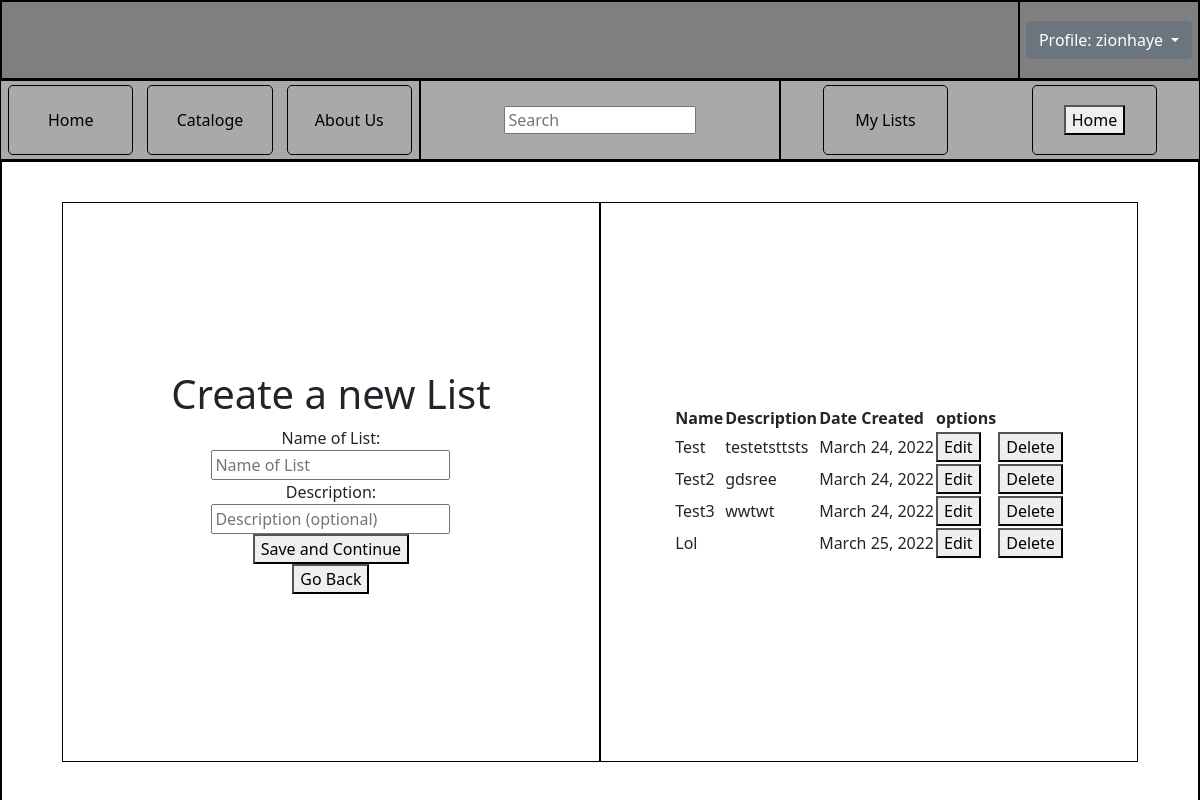
The page /CreateList/ (signed in) on the database as committed earlier.
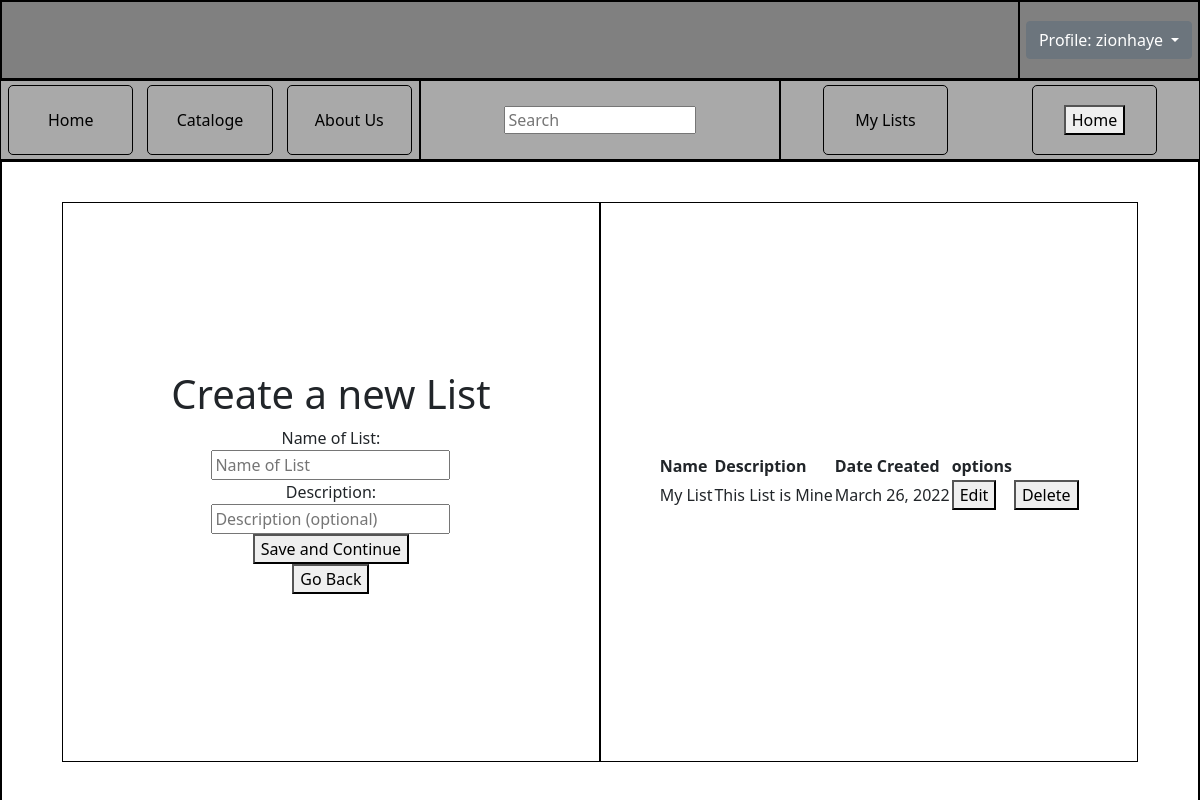
The same page on the database as committed later.
### smartshopperapp/models.py (models this page shows)
class List (models.Model):
    name = models.CharField(max_length=50)
    description = models.CharField(max_length=50, null=True)
    is_Active = models.BooleanField(default=True)
    date_created = models.DateField(auto_now_add=True)
    user = models.ForeignKey(User,on_delete=models.CASCADE, null=True)
    configuration = models.ForeignKey(Configuration,on_delete=models.CASCADE, null=True)

### smartshopperapp/views.py (the view)
# urls.py: path('CreateList/' , views.display_create_list_page,name="create_list"),
def display_create_list_page(request):
    if request.method=="POST":
        listname = request.POST.get('listname')
        listdescription = request.POST.get('description')
        print("In Create List Post Request")
        print("listname: ",listname)
        print("description: ",listdescription)
        if request.user.is_authenticated:
            user = request.user
            create_list_registered_user(listname , listdescription , user)
        return  redirect ('/SelectCategory/')
    else:
        if request.user.is_authenticated:
            user = request.user
            current_user_lists = get_registered_user_lists(user)
            return render  (request , 'createlist.html', {'lists':current_user_lists})
        return render  (request , 'createlist.html')

### smartshopperapp/databaseprocessors/listprocessor.py (called while the page is built)
def get_registered_user_lists(user):
    current_user_list = List.objects.all().filter(user=user)
    if current_user_list.exists():
        return current_user_list
    else:
        return None

### smartshopperapp/templates/createlist.html (shortened to what this page needs)
{% extends "basetemplate1.html" %}
{% block head %}
{% load static %}
<link rel="stylesheet" type="text/css" href="{% static 'stylesheets\createliststyle.css' %}?{% now "U" %}">
{% endblock %}
{% block content %}
    <div id="content">
        <div id="section-create-list" class="content-child">
            <h1>Create a new List</h1>
            <form action="/CreateList/" method="POST">
                <label for="listname">Name of List:</label>
                <input type="text" name="listname" id="listname" placeholder="Name of List" required>
                <label for="description">Description:</label>
                <input type="textarea" name="description" id="description" placeholder="Description (optional)">
                <button type="submit">Save and Continue</button>
                <button onclick="window.location.href='/'"> Go Back </button>
            </form>
        </div>
        <div id="section-display-options" class="content-child">
            {% if user.is_authenticated %}
            <div id="section-display-lists">
                <table id="list-table">
                    <tr>
                        <th>Name</th>
                        <th>Description</th>
                        <th>Date Created</th>
                        <th>options</th>
                    </tr>
                    {% if lists != None %}
                        {% for list in lists %}
                            <tr>
                                <td>{{list.name}}</td>
                                <td>{{list.description}}</td>
                                <td>{{list.date_created}}</td>
                                <td><button>Edit</button></td>
                                <td><button onclick="window.location.href='/DeleteList/{{list.id}}/'">Delete</button></td>
                            </tr>
                        {% endfor %}
                </table>
                    {% else %}
                            <p>Litst Empty</p>
                    {% endif %}
            </div>
            {% endif %}
        </div>
    </div>
{% endblock %}

Rows that differ between the two databases and show on the page:
removed List: name "Test", description "testetsttsts", date_created "March 24, 2022"
removed List: name "Test2", description "gdsree", date_created "March 24, 2022"
removed List: name "Test3", description "wwtwt", date_created "March 24, 2022"
removed List: name "Lol", date_created "March 25, 2022"
added List: name "My List", description "This List is Mine", date_created "March 26, 2022"
